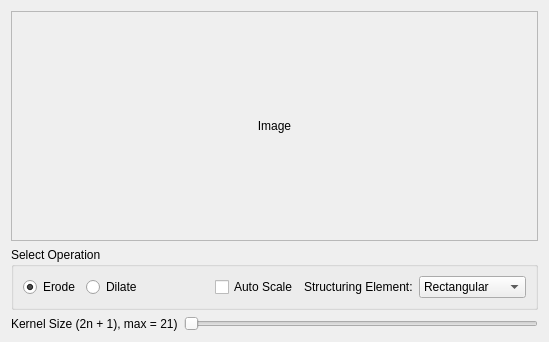
<?xml version="1.0" encoding="UTF-8"?>
<ui version="4.0">
 <class>ErosionDilation</class>
 <widget class="QWidget" name="ErosionDilation">
  <property name="geometry">
   <rect>
    <x>0</x>
    <y>0</y>
    <width>549</width>
    <height>342</height>
   </rect>
  </property>
  <property name="windowTitle">
   <string>Form</string>
  </property>
  <layout class="QGridLayout" name="gridLayout_3">
   <item row="0" column="0">
    <widget class="QScrollArea" name="imageScrollArea">
     <property name="widgetResizable">
      <bool>true</bool>
     </property>
     <widget class="QWidget" name="scrollAreaWidgetContents">
      <property name="geometry">
       <rect>
        <x>0</x>
        <y>0</y>
        <width>529</width>
        <height>231</height>
       </rect>
      </property>
      <layout class="QGridLayout" name="gridLayout">
       <item row="0" column="0">
        <widget class="QLabel" name="image">
         <property name="text">
          <string>Image</string>
         </property>
         <property name="alignment">
          <set>Qt::AlignCenter</set>
         </property>
        </widget>
       </item>
      </layout>
     </widget>
    </widget>
   </item>
   <item row="1" column="0">
    <layout class="QVBoxLayout" name="verticalLayout">
     <item>
      <widget class="QGroupBox" name="groupBox">
       <property name="title">
        <string>Select Operation</string>
       </property>
       <layout class="QGridLayout" name="gridLayout_2">
        <item row="0" column="3">
         <widget class="QLabel" name="structuringElementLabel">
          <property name="text">
           <string>Structuring Element:</string>
          </property>
         </widget>
        </item>
        <item row="0" column="1">
         <spacer name="horizontalSpacer">
          <property name="orientation">
           <enum>Qt::Horizontal</enum>
          </property>
          <property name="sizeHint" stdset="0">
           <size>
            <width>40</width>
            <height>20</height>
           </size>
          </property>
         </spacer>
        </item>
        <item row="0" column="4">
         <widget class="QComboBox" name="structuringElementComboBox">
          <item>
           <property name="text">
            <string>Rectangular</string>
           </property>
          </item>
          <item>
           <property name="text">
            <string>Elliptic</string>
           </property>
          </item>
          <item>
           <property name="text">
            <string>Cross Shaped</string>
           </property>
          </item>
         </widget>
        </item>
        <item row="0" column="0">
         <layout class="QHBoxLayout" name="horizontalLayout">
          <item>
           <widget class="QRadioButton" name="erodeRadioButton">
            <property name="text">
             <string>Erode</string>
            </property>
            <property name="checked">
             <bool>true</bool>
            </property>
           </widget>
          </item>
          <item>
           <widget class="QRadioButton" name="dilateRadioButton">
            <property name="text">
             <string>Dilate</string>
            </property>
            <property name="checked">
             <bool>false</bool>
            </property>
           </widget>
          </item>
         </layout>
        </item>
        <item row="0" column="2">
         <widget class="QCheckBox" name="autoScaleCheckBox">
          <property name="text">
           <string>Auto Scale</string>
          </property>
         </widget>
        </item>
       </layout>
      </widget>
     </item>
     <item>
      <layout class="QHBoxLayout" name="horizontalLayout_2">
       <item>
        <widget class="QLabel" name="kernelSizeLabel">
         <property name="text">
          <string>Kernel Size (2n + 1), max = 21)</string>
         </property>
        </widget>
       </item>
       <item>
        <widget class="QSlider" name="kernelSizeSlider">
         <property name="minimum">
          <number>3</number>
         </property>
         <property name="maximum">
          <number>21</number>
         </property>
         <property name="singleStep">
          <number>2</number>
         </property>
         <property name="orientation">
          <enum>Qt::Horizontal</enum>
         </property>
        </widget>
       </item>
      </layout>
     </item>
    </layout>
   </item>
  </layout>
 </widget>
 <resources/>
 <connections/>
</ui>
